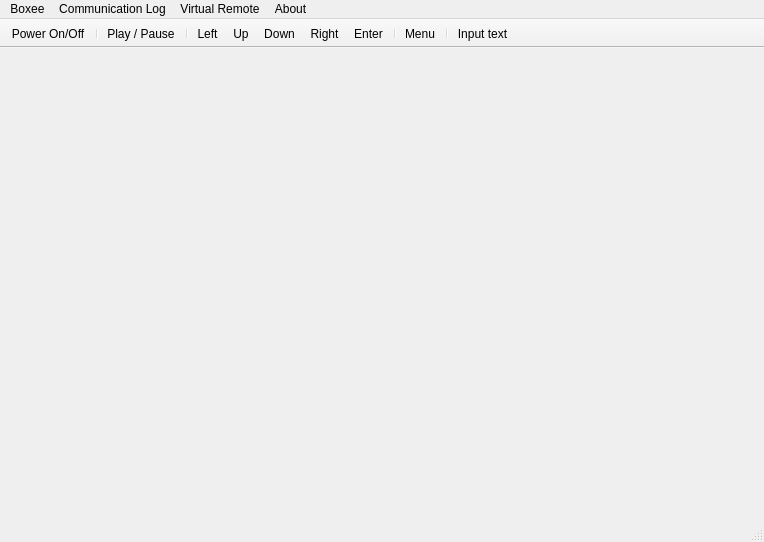
<?xml version="1.0" encoding="UTF-8"?>
<ui version="4.0">
 <class>MainWindow</class>
 <widget class="QMainWindow" name="MainWindow">
  <property name="geometry">
   <rect>
    <x>0</x>
    <y>0</y>
    <width>764</width>
    <height>542</height>
   </rect>
  </property>
  <property name="windowTitle">
   <string>Boxee Simulator</string>
  </property>
  <property name="windowIcon">
   <iconset resource="../images.qrc">
    <normaloff>:/images/appIcon.png</normaloff>:/images/appIcon.png</iconset>
  </property>
  <widget class="QWidget" name="centralWidget"/>
  <widget class="QMenuBar" name="menuBar">
   <property name="geometry">
    <rect>
     <x>0</x>
     <y>0</y>
     <width>764</width>
     <height>22</height>
    </rect>
   </property>
   <property name="nativeMenuBar">
    <bool>true</bool>
   </property>
   <widget class="QMenu" name="menuBoxee_Simulator">
    <property name="title">
     <string>Boxee</string>
    </property>
    <addaction name="actionPower_On_Off"/>
    <addaction name="separator"/>
    <addaction name="actionSettings"/>
    <addaction name="actionQuit"/>
   </widget>
   <widget class="QMenu" name="menuComm_Log">
    <property name="title">
     <string>Communication Log</string>
    </property>
    <property name="separatorsCollapsible">
     <bool>false</bool>
    </property>
    <addaction name="actionClear"/>
    <addaction name="actionSave_As"/>
   </widget>
   <widget class="QMenu" name="menuVirtual_Remote">
    <property name="title">
     <string>Virtual Remote</string>
    </property>
    <addaction name="actionPlay_Pause"/>
    <addaction name="separator"/>
    <addaction name="actionUp"/>
    <addaction name="actionRight"/>
    <addaction name="actionDown"/>
    <addaction name="actionLeft"/>
    <addaction name="separator"/>
    <addaction name="actionEnter"/>
    <addaction name="separator"/>
    <addaction name="actionMenu"/>
    <addaction name="separator"/>
    <addaction name="actionInput_Text"/>
   </widget>
   <widget class="QMenu" name="menuAbout">
    <property name="title">
     <string>About</string>
    </property>
    <addaction name="actionAbout_Qt"/>
    <addaction name="actionAbout_Boxee_Simulator"/>
   </widget>
   <addaction name="menuBoxee_Simulator"/>
   <addaction name="menuComm_Log"/>
   <addaction name="menuVirtual_Remote"/>
   <addaction name="menuAbout"/>
  </widget>
  <widget class="QToolBar" name="mainToolBar">
   <property name="movable">
    <bool>false</bool>
   </property>
   <property name="iconSize">
    <size>
     <width>24</width>
     <height>24</height>
    </size>
   </property>
   <property name="floatable">
    <bool>false</bool>
   </property>
   <attribute name="toolBarArea">
    <enum>TopToolBarArea</enum>
   </attribute>
   <attribute name="toolBarBreak">
    <bool>false</bool>
   </attribute>
   <addaction name="actionPower_On_Off"/>
   <addaction name="separator"/>
   <addaction name="actionPlay_Pause"/>
   <addaction name="separator"/>
   <addaction name="actionLeft"/>
   <addaction name="actionUp"/>
   <addaction name="actionDown"/>
   <addaction name="actionRight"/>
   <addaction name="actionEnter"/>
   <addaction name="separator"/>
   <addaction name="actionMenu"/>
   <addaction name="separator"/>
   <addaction name="actionInput_Text"/>
  </widget>
  <widget class="QStatusBar" name="statusBar"/>
  <action name="actionAbout_Qt">
   <property name="text">
    <string>About Qt</string>
   </property>
   <property name="menuRole">
    <enum>QAction::AboutQtRole</enum>
   </property>
  </action>
  <action name="actionAbout_Boxee_Simulator">
   <property name="text">
    <string>About Boxee Simulator</string>
   </property>
   <property name="menuRole">
    <enum>QAction::AboutRole</enum>
   </property>
  </action>
  <action name="actionPower_On_Off">
   <property name="icon">
    <iconset resource="../images.qrc">
     <normaloff>:/images/power-on.png</normaloff>:/images/power-on.png</iconset>
   </property>
   <property name="text">
    <string>Power On/Off</string>
   </property>
   <property name="toolTip">
    <string>Power On/Off</string>
   </property>
   <property name="shortcut">
    <string>Alt+O</string>
   </property>
   <property name="menuRole">
    <enum>QAction::NoRole</enum>
   </property>
   <property name="iconVisibleInMenu">
    <bool>false</bool>
   </property>
  </action>
  <action name="actionSettings">
   <property name="text">
    <string>Settings</string>
   </property>
   <property name="menuRole">
    <enum>QAction::PreferencesRole</enum>
   </property>
  </action>
  <action name="actionQuit">
   <property name="text">
    <string>Quit</string>
   </property>
   <property name="menuRole">
    <enum>QAction::QuitRole</enum>
   </property>
  </action>
  <action name="actionClear">
   <property name="enabled">
    <bool>false</bool>
   </property>
   <property name="icon">
    <iconset resource="../images.qrc">
     <normaloff>:/images/clear-log.png</normaloff>:/images/clear-log.png</iconset>
   </property>
   <property name="text">
    <string>Clear</string>
   </property>
   <property name="toolTip">
    <string>Clear Log</string>
   </property>
   <property name="iconVisibleInMenu">
    <bool>false</bool>
   </property>
  </action>
  <action name="actionSave_As">
   <property name="enabled">
    <bool>false</bool>
   </property>
   <property name="icon">
    <iconset resource="../images.qrc">
     <normaloff>:/images/save-as.png</normaloff>:/images/save-as.png</iconset>
   </property>
   <property name="text">
    <string>Save As ...</string>
   </property>
   <property name="toolTip">
    <string>Save Log As...</string>
   </property>
   <property name="iconVisibleInMenu">
    <bool>false</bool>
   </property>
  </action>
  <action name="actionPlay_Pause">
   <property name="icon">
    <iconset resource="../images.qrc">
     <normaloff>:/images/play.png</normaloff>:/images/play.png</iconset>
   </property>
   <property name="text">
    <string>Play / Pause</string>
   </property>
   <property name="iconVisibleInMenu">
    <bool>false</bool>
   </property>
  </action>
  <action name="actionUp">
   <property name="icon">
    <iconset>
     <normalon>:/images/up.png</normalon>
    </iconset>
   </property>
   <property name="text">
    <string>Up</string>
   </property>
   <property name="iconVisibleInMenu">
    <bool>false</bool>
   </property>
  </action>
  <action name="actionRight">
   <property name="icon">
    <iconset>
     <normalon>:/images/right.png</normalon>
    </iconset>
   </property>
   <property name="text">
    <string>Right</string>
   </property>
   <property name="iconVisibleInMenu">
    <bool>false</bool>
   </property>
  </action>
  <action name="actionDown">
   <property name="icon">
    <iconset>
     <normalon>:/images/down.png</normalon>
    </iconset>
   </property>
   <property name="text">
    <string>Down</string>
   </property>
   <property name="iconVisibleInMenu">
    <bool>false</bool>
   </property>
  </action>
  <action name="actionLeft">
   <property name="icon">
    <iconset resource="../images.qrc">
     <normaloff>:/images/left.png</normaloff>:/images/left.png</iconset>
   </property>
   <property name="text">
    <string>Left</string>
   </property>
   <property name="iconVisibleInMenu">
    <bool>false</bool>
   </property>
  </action>
  <action name="actionInput_Text">
   <property name="icon">
    <iconset resource="../images.qrc">
     <normaloff>:/images/input-text.png</normaloff>:/images/input-text.png</iconset>
   </property>
   <property name="text">
    <string>Input text ...</string>
   </property>
   <property name="toolTip">
    <string>Input text...</string>
   </property>
   <property name="iconVisibleInMenu">
    <bool>false</bool>
   </property>
  </action>
  <action name="actionEnter">
   <property name="icon">
    <iconset resource="../images.qrc">
     <normaloff>:/images/enter.png</normaloff>:/images/enter.png</iconset>
   </property>
   <property name="text">
    <string>Enter</string>
   </property>
   <property name="iconVisibleInMenu">
    <bool>false</bool>
   </property>
  </action>
  <action name="actionMenu">
   <property name="icon">
    <iconset resource="../images.qrc">
     <normaloff>:/images/menu.png</normaloff>:/images/menu.png</iconset>
   </property>
   <property name="text">
    <string>Menu</string>
   </property>
   <property name="iconVisibleInMenu">
    <bool>false</bool>
   </property>
  </action>
 </widget>
 <layoutdefault spacing="6" margin="11"/>
 <resources>
  <include location="../images.qrc"/>
 </resources>
 <connections/>
</ui>
